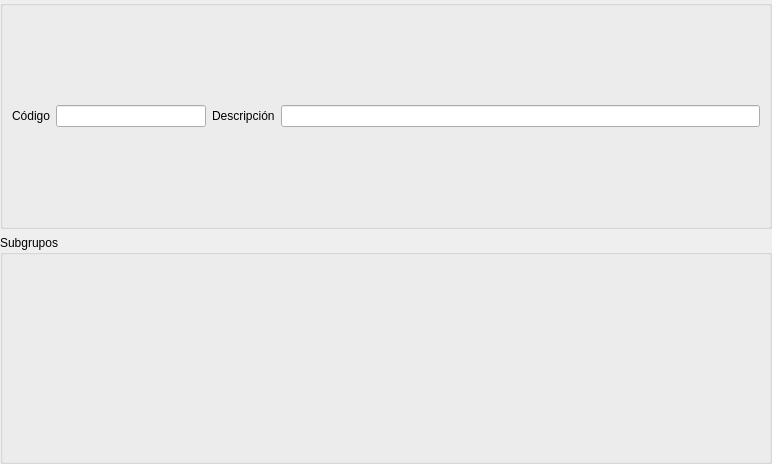
<?xml version="1.0" encoding="UTF-8"?>
<ui version="4.0">
 <class>Form</class>
 <widget class="QWidget" name="Form">
  <property name="geometry">
   <rect>
    <x>0</x>
    <y>0</y>
    <width>772</width>
    <height>464</height>
   </rect>
  </property>
  <property name="windowTitle">
   <string>Form</string>
  </property>
  <layout class="QVBoxLayout" name="verticalLayout">
   <property name="leftMargin">
    <number>0</number>
   </property>
   <property name="topMargin">
    <number>0</number>
   </property>
   <property name="rightMargin">
    <number>0</number>
   </property>
   <property name="bottomMargin">
    <number>0</number>
   </property>
   <item>
    <widget class="QGroupBox" name="groupBox">
     <property name="title">
      <string/>
     </property>
     <layout class="QHBoxLayout" name="horizontalLayout">
      <item>
       <widget class="QLabel" name="label">
        <property name="text">
         <string>Código</string>
        </property>
        <property name="buddy">
         <cstring>db_codigo</cstring>
        </property>
       </widget>
      </item>
      <item>
       <widget class="DBLineEdit" name="db_codigo">
        <property name="maximumSize">
         <size>
          <width>150</width>
          <height>16777215</height>
         </size>
        </property>
        <property name="fieldName">
         <string>codgrupo</string>
        </property>
        <property name="dataEditable">
         <bool>true</bool>
        </property>
        <property name="focusNextOnEnd">
         <bool>true</bool>
        </property>
        <property name="automaticWidthBasedOnFieldMaxLength">
         <bool>true</bool>
        </property>
       </widget>
      </item>
      <item>
       <widget class="QLabel" name="label_2">
        <property name="text">
         <string>Descripción</string>
        </property>
        <property name="buddy">
         <cstring>db_descripcion</cstring>
        </property>
       </widget>
      </item>
      <item>
       <widget class="DBLineEdit" name="db_descripcion">
        <property name="fieldName">
         <string>descripcion</string>
        </property>
        <property name="dataEditable">
         <bool>true</bool>
        </property>
       </widget>
      </item>
     </layout>
    </widget>
   </item>
   <item>
    <widget class="QGroupBox" name="groupBox_2">
     <property name="title">
      <string>Subgrupos</string>
     </property>
     <layout class="QHBoxLayout" name="horizontalLayout_2">
      <item>
       <widget class="DBDetailView" name="db_co_subgrupos">
        <property name="relationName">
         <string>co_subgrupos</string>
        </property>
        <property name="dataEditable">
         <bool>true</bool>
        </property>
       </widget>
      </item>
     </layout>
    </widget>
   </item>
  </layout>
 </widget>
 <customwidgets>
  <customwidget>
   <class>DBDetailView</class>
   <extends>QWidget</extends>
   <header>widgets/dbdetailview.h</header>
  </customwidget>
  <customwidget>
   <class>DBLineEdit</class>
   <extends>QLineEdit</extends>
   <header>widgets/dblineedit.h</header>
  </customwidget>
 </customwidgets>
 <tabstops>
  <tabstop>db_codigo</tabstop>
  <tabstop>db_descripcion</tabstop>
 </tabstops>
 <resources/>
 <connections/>
</ui>
